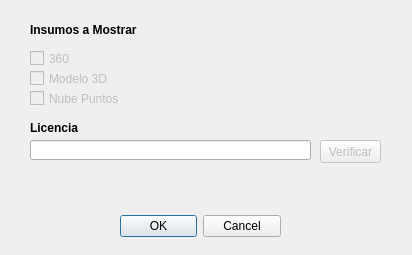
<?xml version="1.0" encoding="UTF-8"?>
<ui version="4.0">
 <class>GeoKasInsumosDialogBase</class>
 <widget class="QDialog" name="GeoKasInsumosDialogBase">
  <property name="geometry">
   <rect>
    <x>0</x>
    <y>0</y>
    <width>412</width>
    <height>255</height>
   </rect>
  </property>
  <property name="windowTitle">
   <string>GeoKas Insumos Configuracion</string>
  </property>
  <widget class="QDialogButtonBox" name="button_box">
   <property name="geometry">
    <rect>
     <x>120</x>
     <y>210</y>
     <width>161</width>
     <height>32</height>
    </rect>
   </property>
   <property name="orientation">
    <enum>Qt::Horizontal</enum>
   </property>
   <property name="standardButtons">
    <set>QDialogButtonBox::Cancel|QDialogButtonBox::Ok</set>
   </property>
  </widget>
  <widget class="QLabel" name="labelTitulo">
   <property name="geometry">
    <rect>
     <x>30</x>
     <y>20</y>
     <width>161</width>
     <height>20</height>
    </rect>
   </property>
   <property name="font">
    <font>
     <weight>75</weight>
     <bold>true</bold>
    </font>
   </property>
   <property name="text">
    <string>Insumos a Mostrar</string>
   </property>
   <property name="alignment">
    <set>Qt::AlignLeading|Qt::AlignLeft|Qt::AlignVCenter</set>
   </property>
  </widget>
  <widget class="QCheckBox" name="check360">
   <property name="enabled">
    <bool>false</bool>
   </property>
   <property name="geometry">
    <rect>
     <x>30</x>
     <y>50</y>
     <width>141</width>
     <height>17</height>
    </rect>
   </property>
   <property name="text">
    <string>360</string>
   </property>
  </widget>
  <widget class="QCheckBox" name="checkModelo_3D">
   <property name="enabled">
    <bool>false</bool>
   </property>
   <property name="geometry">
    <rect>
     <x>30</x>
     <y>70</y>
     <width>141</width>
     <height>17</height>
    </rect>
   </property>
   <property name="text">
    <string>Modelo 3D</string>
   </property>
  </widget>
  <widget class="QCheckBox" name="checkNubePuntos">
   <property name="enabled">
    <bool>false</bool>
   </property>
   <property name="geometry">
    <rect>
     <x>30</x>
     <y>90</y>
     <width>141</width>
     <height>17</height>
    </rect>
   </property>
   <property name="text">
    <string>Nube Puntos</string>
   </property>
  </widget>
  <widget class="QLineEdit" name="lineEditLicencia">
   <property name="geometry">
    <rect>
     <x>30</x>
     <y>140</y>
     <width>281</width>
     <height>20</height>
    </rect>
   </property>
  </widget>
  <widget class="QLabel" name="labelLicencia">
   <property name="geometry">
    <rect>
     <x>30</x>
     <y>120</y>
     <width>121</width>
     <height>16</height>
    </rect>
   </property>
   <property name="font">
    <font>
     <weight>75</weight>
     <bold>true</bold>
    </font>
   </property>
   <property name="text">
    <string>Licencia</string>
   </property>
  </widget>
  <widget class="QPushButton" name="buttonVerificar">
   <property name="enabled">
    <bool>false</bool>
   </property>
   <property name="geometry">
    <rect>
     <x>320</x>
     <y>140</y>
     <width>61</width>
     <height>23</height>
    </rect>
   </property>
   <property name="text">
    <string>Verificar</string>
   </property>
  </widget>
  <widget class="QLabel" name="labelNombreLicencia">
   <property name="geometry">
    <rect>
     <x>30</x>
     <y>160</y>
     <width>351</width>
     <height>16</height>
    </rect>
   </property>
   <property name="text">
    <string/>
   </property>
  </widget>
  <widget class="QLabel" name="labelDuracionLicencia">
   <property name="geometry">
    <rect>
     <x>30</x>
     <y>180</y>
     <width>351</width>
     <height>16</height>
    </rect>
   </property>
   <property name="text">
    <string/>
   </property>
  </widget>
 </widget>
 <resources/>
 <connections>
  <connection>
   <sender>button_box</sender>
   <signal>accepted()</signal>
   <receiver>GeoKasInsumosDialogBase</receiver>
   <slot>accept()</slot>
   <hints>
    <hint type="sourcelabel">
     <x>20</x>
     <y>20</y>
    </hint>
    <hint type="destinationlabel">
     <x>20</x>
     <y>20</y>
    </hint>
   </hints>
  </connection>
  <connection>
   <sender>button_box</sender>
   <signal>rejected()</signal>
   <receiver>GeoKasInsumosDialogBase</receiver>
   <slot>reject()</slot>
   <hints>
    <hint type="sourcelabel">
     <x>20</x>
     <y>20</y>
    </hint>
    <hint type="destinationlabel">
     <x>20</x>
     <y>20</y>
    </hint>
   </hints>
  </connection>
 </connections>
</ui>
